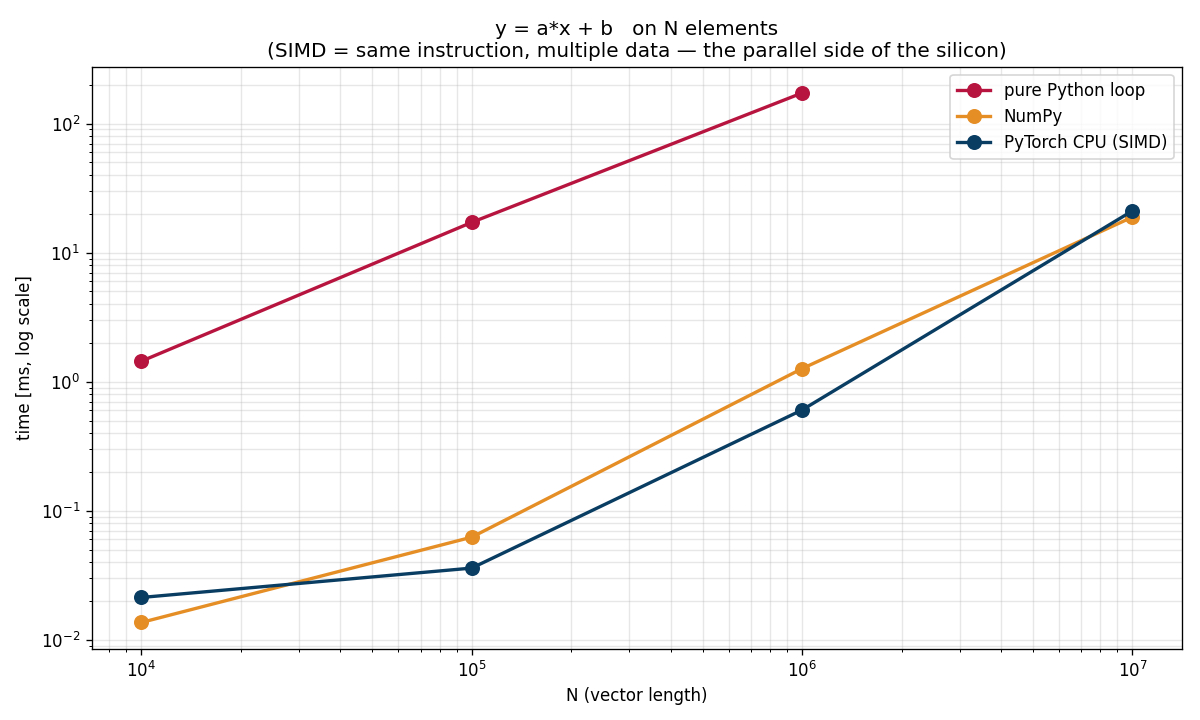

The Python source for this figure:
"""
Chapter 7.1 - SIMD vs scalar: why one Python `+` beats a thousand.

Phenomenon
----------
Modern CPUs have wide SIMD registers (Intel AVX-512: 512 bits = 16 floats
in flight per instruction).  GPUs take this idea to an extreme: thousands
of arithmetic units running the same instruction on different data.

You see this every time you swap a Python `for` loop for a NumPy or
PyTorch vectorized expression.  We benchmark four versions of the same
operation: y = a*x + b (the famous "axpy" kernel from BLAS).
"""
import time
import numpy as np
import torch
import matplotlib.pyplot as plt
import os

torch.set_default_dtype(torch.float32)

sizes = [10_000, 100_000, 1_000_000, 10_000_000]
trials = 3

results = {"python": [], "numpy": [], "torch_cpu": [], "torch_gpu": []}
gpu_available = torch.cuda.is_available()

a, b = 2.0, 3.0
for N in sizes:
    x_list = list(np.random.rand(N))
    x_np   = np.array(x_list, dtype=np.float32)
    x_t    = torch.from_numpy(x_np)
    x_gpu  = x_t.cuda() if gpu_available else None

    # 1) Pure Python loop
    if N <= 1_000_000:
        best = float("inf")
        for _ in range(trials):
            t0 = time.perf_counter()
            y = [a * v + b for v in x_list]
            best = min(best, time.perf_counter() - t0)
        results["python"].append(best)
    else:
        results["python"].append(np.nan)   # too slow

    # 2) NumPy
    best = float("inf")
    for _ in range(trials):
        t0 = time.perf_counter()
        y = a * x_np + b
        best = min(best, time.perf_counter() - t0)
    results["numpy"].append(best)

    # 3) PyTorch CPU
    best = float("inf")
    for _ in range(trials):
        t0 = time.perf_counter()
        y = a * x_t + b
        best = min(best, time.perf_counter() - t0)
    results["torch_cpu"].append(best)

    # 4) PyTorch GPU
    if gpu_available:
        torch.cuda.synchronize()
        best = float("inf")
        for _ in range(trials):
            torch.cuda.synchronize()
            t0 = time.perf_counter()
            y = a * x_gpu + b
            torch.cuda.synchronize()
            best = min(best, time.perf_counter() - t0)
        results["torch_gpu"].append(best)
    else:
        results["torch_gpu"].append(np.nan)

    print(f"N={N}: " + ", ".join(f"{k}={v*1000:.2f} ms" for k, v in
                                  zip(results.keys(), [results[k][-1] for k in results])))

# ---------- Plot ----------
fig, ax = plt.subplots(1, 1, figsize=(10, 6))
labels = {"python": "pure Python loop", "numpy": "NumPy",
          "torch_cpu": "PyTorch CPU (SIMD)",
          "torch_gpu": "PyTorch GPU (CUDA)" if gpu_available else "PyTorch GPU (n/a here)"}
colors = {"python": "#b71540", "numpy": "#e58e26",
          "torch_cpu": "#0a3d62", "torch_gpu": "#3c6382"}
for k, v in results.items():
    arr = np.array(v, dtype=float)
    if np.all(np.isnan(arr)):
        continue
    ax.loglog(sizes, arr * 1000, "o-", color=colors[k], label=labels[k], lw=2, ms=8)
ax.set_xlabel("N (vector length)"); ax.set_ylabel("time [ms, log scale]")
ax.set_title("y = a*x + b   on N elements\n(SIMD = same instruction, multiple data — "
             "the parallel side of the silicon)")
ax.grid(alpha=0.3, which="both"); ax.legend()

fig.tight_layout()
out_path = os.path.join(os.path.dirname(__file__), "simd_vs_scalar.png")
fig.savefig(out_path, dpi=120)
print(f"saved {out_path}")
